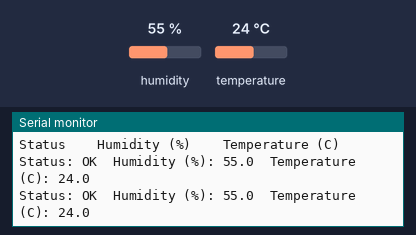
Recording of a sketch running on a simulated Arduino Uno, built with avr-gcc and run on an emulated ATmega328P. On the bench: the last lines printed to the serial monitor. The inputs (shaded band) are chosen by the test bench; at power-on: humidity 55 %, temperature 24 °C.

Above: at 3.8 s.
3.9 s: humidity set to 22 %
At 5.4 s:
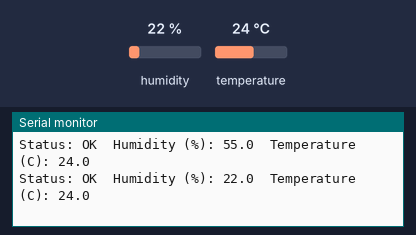
6.1 s: temperature set to 12 °C
At 7.3 s:
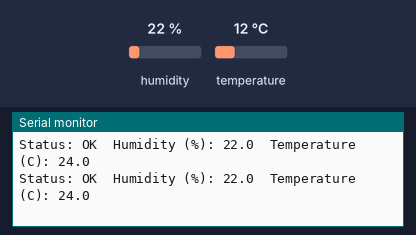
8.3 s: humidity set to 40 %
At 10.4 s:
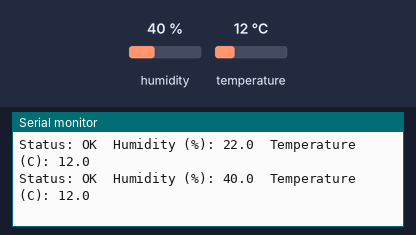
Timing chart, 0 to 11.9 s (numbered marks = the images above; inputs shaded):
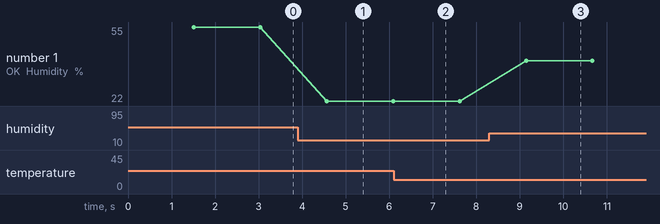

Measured:
- after the input at 3.9 s, the serial monitor: prints a new line after 0.66 s (image 1)
- after the input at 8.3 s, the serial monitor: prints a new line after 0.84 s (image 3)
- plotted number 1: 55 → 22 after the input at 3.9 s, 22 → 40 after the input at 8.3 s

The sketch:

tx_code.ino
```cpp
#include "DHTesp.h"
DHTesp dht;


#include <SoftwareSerial.h>


SoftwareSerial xbee_Serial(4, 0); // Rx,Tx


void setup()
{
Serial.begin(9600);
xbee_Serial.begin(9600);     // bluetooth module baudrate


Serial.println();
Serial.println("Status\t\tHumidity (%)\t\tTemperature (C)\t");
dht.setup(14, DHTesp::DHT11); // GPIO14

}
      void loop()
      {
      //delay(dht.getMinimumSamplingPeriod() + 100);
      delay(1500);
      float humidity = dht.getHumidity();
      float temperature = dht.getTemperature();
      Serial.print("Status: ");
      Serial.print(dht.getStatusString());
      Serial.print("\t");
      Serial.print("Humidity (%): ");
      Serial.print(humidity, 1);
      Serial.print("\t");
      Serial.print("Temperature (C): ");
      Serial.print(temperature, 1);
      Serial.print("\t");
      Serial.println();
//=========================send values to xbee rx
      xbee_Serial.print("$");
      xbee_Serial.print("H");
      xbee_Serial.print(humidity, 1);
      xbee_Serial.print("T");
      xbee_Serial.print(temperature, 1);
      xbee_Serial.println("#");


}
```

getSensors_data.ino
```cpp

```
